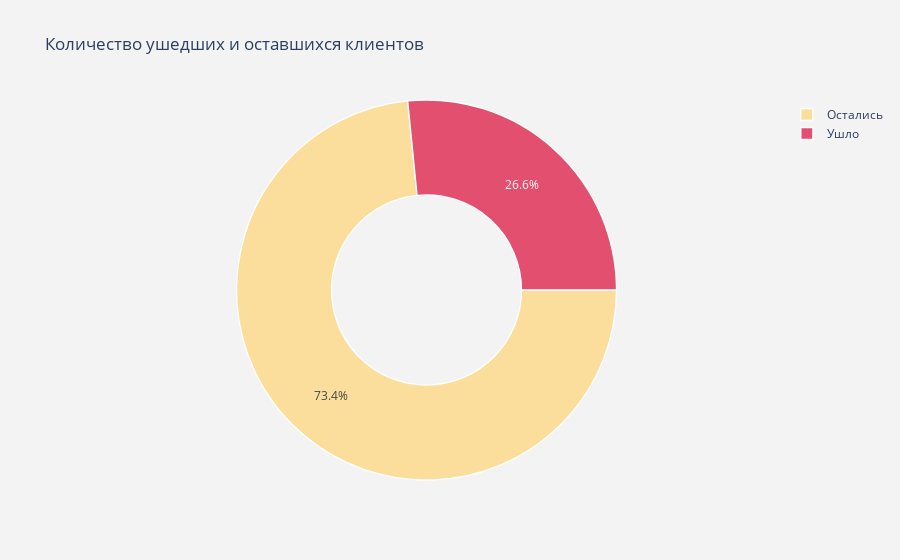

The code cell stored with this chart in its notebook:
### Code cell
#labels

lab = telcom["Churn"].value_counts().keys().tolist()
lab = ["Остались","Ушло" ]
#values
val = telcom["Churn"].value_counts().values.tolist()

trace = go.Pie(labels = lab ,
               values = val ,
               marker = dict(colors =  [px.colors.sequential.Sunsetdark[0],px.colors.sequential.Sunsetdark[3]],
                             line = dict(color = "white",
                                         width =  1.3)
                            ),
               rotation = 90,
               hoverinfo = "label+value+text",
               hole = .5
              )
layout = go.Layout(dict(title = "Количество ушедших и оставшихся клиентов",
                        plot_bgcolor  = "rgb(243,243,243)",
                        paper_bgcolor = "rgb(243,243,243)",
                       )
                  )

data = [trace]
fig = go.Figure(data = data,layout = layout)
py.iplot(fig)

### Figure 1 — Plotly figure (JSON) as saved in the notebook; plotly's stock layout.template omitted (floating-point values rounded to 4 significant figures)
{"data": [{"hole": 0.5, "hoverinfo": "label+value+text", "labels": ["Остались", "Ушло"], "marker": {"colors": ["rgb(252, 222, 156)", "rgb(227, 79, 111)"], "line": {"color": "white", "width": 1.3}}, "rotation": 90, "type": "pie", "values": [5163, 1869]}], "layout": {"paper_bgcolor": "rgb(243,243,243)", "plot_bgcolor": "rgb(243,243,243)", "title": {"text": "Количество ушедших и оставшихся клиентов"}}}
